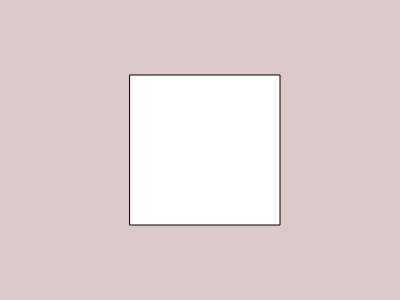
Frame 1 (no input)
Frame 60 (no input): identical to frame 1, image omitted
Frame 120 (the mouse pressed at the canvas centre since frame 60): identical to frame 1, image omitted

The p5.js sketch that drew this single still picture (run headless with seeded random() and noise() and a simulated clock; from frame 60 on, the mouse is pressed at the canvas centre):

// p5.js sketch
// ── sketch.js
// This is where your p5.js code from the video goes
// For example, from the video:

function setup() {
  createCanvas(400, 300); // 400 width, 300 height as in the video
  // You might want to uncomment and try rectMode here later:
  // rectMode(CENTER);
}

function draw() {
  background(220, 200, 200); // A light pink background, similar to the video

  // The line is drawn first, so it will be behind the rectangle
  //line(0, 50, 400, 300);

  // The rectangle
  rect(130, 75, 150, 150);
}


// this is the starter video that i am watching to learn (https://www.youtube.com/watch?v=c3TeLi6Ns1E)
// ── idex.html
<!DOCTYPE html>
<html lang="en">
  <head>
    <meta charset="UTF-8" />
    <meta name="viewport" content="width=device-width, initial-scale=1.0" />
    <title>My p5.js Sketch</title>
    <link rel="stylesheet" type="text/css" href="style.css" />
    <!-- Load the p5.js library from a CDN -->
    <script src="https://cdn.jsdelivr.net/npm/p5@1.9.4/lib/p5.js"></script>
    <!-- Your sketch.js file -->
    <script src="sketch.js"></script>
  </head>
  <body>
    <!-- You can add other HTML elements here if needed -->
  </body>
</html>
